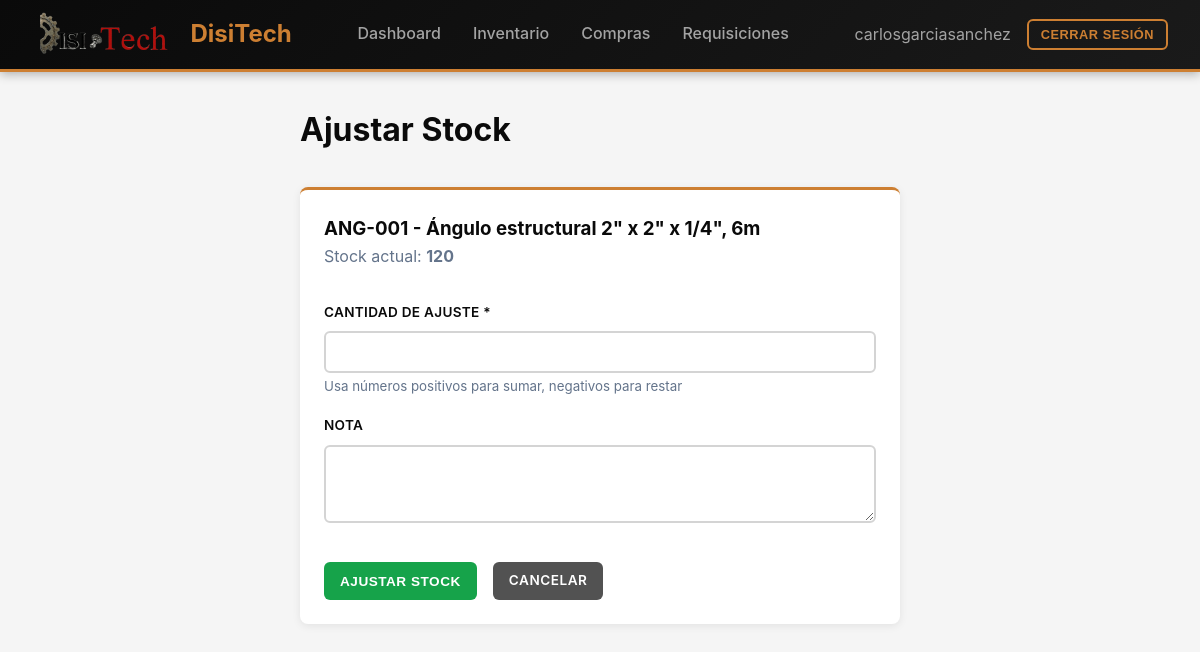
Page /inventario/3/ajustar/ (signed in) on the earlier database version.
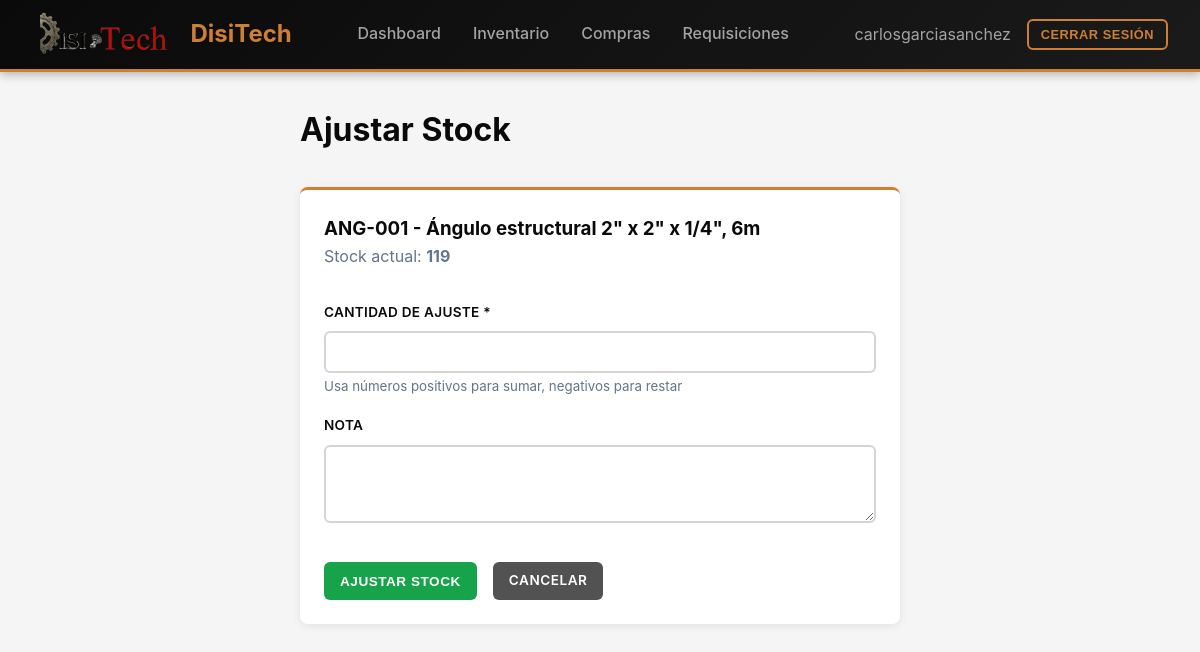
Same page on the later database version.
### inventory/models/inventory.py (models this page shows, shortened)
class InventoryItem(models.Model):
    sku = models.CharField(max_length=60, unique=True)
    slug = models.SlugField(max_length=80, unique=True)
    category = models.ForeignKey(Category, on_delete=models.PROTECT, related_name="items")
    description = models.CharField(max_length=250)
    stock = models.PositiveIntegerField()
    min_stock = models.PositiveIntegerField()
    max_stock = models.PositiveIntegerField()
    active = models.BooleanField(default=True)
    class Meta:
        indexes = [
            models.Index(fields=["category", "active"]),
            models.Index(fields=["slug"]),
        ]

### inventory/views.py (the view, shortened to what this page needs)
# urls.py: path("inventario/<int:pk>/ajustar/", views.inventory_adjust, name="inventory_adjust"),
@login_required
@permission_required('inventory.change_inventoryitem', raise_exception=True)
def inventory_adjust(request, pk):
    item = get_object_or_404(InventoryItem, pk=pk)
    context = {'item': item}
    return render(request, 'inventory/adjust.html', context)

### inventory/context_processors.py (called while the page is built)
def logo_context(request):
    logo_path = os.path.join(settings.MEDIA_ROOT, 'logo.png')
    if os.path.exists(logo_path):
        logo_url = settings.MEDIA_URL + 'logo.png'
    else:
        logo_url = None
    return {'logo_url': logo_url}

### templates/inventory/adjust.html (shortened to what this page needs)
{% extends 'base.html' %}
{% block content %}
<div style="max-width: 600px; margin: 0 auto;">
    <h1 style="margin-bottom: 2rem;">Ajustar Stock</h1>
    <div class="card">
        <h3>{{ item.sku }} - {{ item.description }}</h3>
        <p style="color: #64748b; margin-bottom: 2rem;">Stock actual: <strong>{{ item.stock }}</strong></p>
        <form method="post">
            <div class="form-group">
                <label for="qty" class="form-label">Cantidad de Ajuste *</label>
                <input type="number" id="qty" name="qty" class="form-control" required>
                <small style="color: #64748b;">Usa números positivos para sumar, negativos para restar</small>
            </div>
            <div class="form-group">
                <label for="note" class="form-label">Nota</label>
                <textarea id="note" name="note" class="form-control" rows="3"></textarea>
            </div>
            <div style="display: flex; gap: 1rem; margin-top: 2rem;">
                <button type="submit" class="btn btn-success">Ajustar Stock</button>
                <a href="{% url 'inventory_list' %}" class="btn btn-secondary">Cancelar</a>
            </div>
        </form>
    </div>
</div>
{% endblock %}

Differences in the rows shown:
changed InventoryItem "ANG-001": stock "120" → "119"
